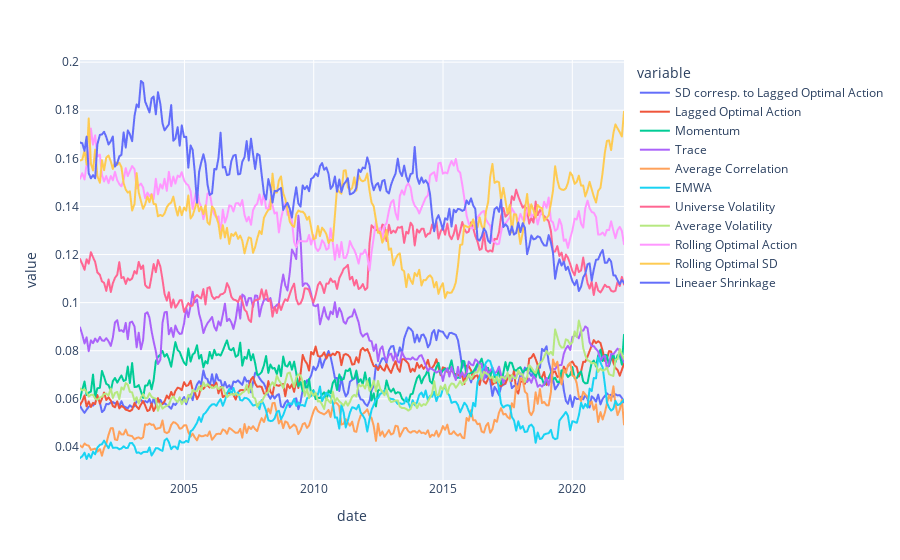

Notebook cell for this chart:
### Code cell
px.line(a.T)

### Figure 1 — Plotly figure (JSON) as saved in the notebook; plotly's stock layout.template omitted (floating-point values rounded to 4 significant figures; data arrays with more than 128 entries replaced by an {"elided": "..."} marker saying what was removed)
{"data": [{"hovertemplate": "variable=SD corresp. to Lagged Optimal Action<br>date=%{x}<br>value=%{y}<extra></extra>", "legendgroup": "SD corresp. to Lagged Optimal Action", "line": {"color": "#636efa", "dash": "solid"}, "marker": {"symbol": "circle"}, "mode": "lines", "name": "SD corresp. to Lagged Optimal Action", "showlegend": true, "type": "scattergl", "x": {"elided": "253 str values"}, "xaxis": "x", "y": {"elided": "253 float values"}, "yaxis": "y"}, {"hovertemplate": "variable=Lagged Optimal Action<br>date=%{x}<br>value=%{y}<extra></extra>", "legendgroup": "Lagged Optimal Action", "line": {"color": "#EF553B", "dash": "solid"}, "marker": {"symbol": "circle"}, "mode": "lines", "name": "Lagged Optimal Action", "showlegend": true, "type": "scattergl", "x": {"elided": "253 str values"}, "xaxis": "x", "y": {"elided": "253 float values"}, "yaxis": "y"}, {"hovertemplate": "variable=Momentum<br>date=%{x}<br>value=%{y}<extra></extra>", "legendgroup": "Momentum", "line": {"color": "#00cc96", "dash": "solid"}, "marker": {"symbol": "circle"}, "mode": "lines", "name": "Momentum", "showlegend": true, "type": "scattergl", "x": {"elided": "253 str values"}, "xaxis": "x", "y": {"elided": "253 float values"}, "yaxis": "y"}, {"hovertemplate": "variable=Trace<br>date=%{x}<br>value=%{y}<extra></extra>", "legendgroup": "Trace", "line": {"color": "#ab63fa", "dash": "solid"}, "marker": {"symbol": "circle"}, "mode": "lines", "name": "Trace", "showlegend": true, "type": "scattergl", "x": {"elided": "253 str values"}, "xaxis": "x", "y": {"elided": "253 float values"}, "yaxis": "y"}, {"hovertemplate": "variable=Average Correlation<br>date=%{x}<br>value=%{y}<extra></extra>", "legendgroup": "Average Correlation", "line": {"color": "#FFA15A", "dash": "solid"}, "marker": {"symbol": "circle"}, "mode": "lines", "name": "Average Correlation", "showlegend": true, "type": "scattergl", "x": {"elided": "253 str values"}, "xaxis": "x", "y": {"elided": "253 float values"}, "yaxis": "y"}, {"hovertemplate": "variable=EMWA<br>date=%{x}<br>value=%{y}<extra></extra>", "legendgroup": "EMWA", "line": {"color": "#19d3f3", "dash": "solid"}, "marker": {"symbol": "circle"}, "mode": "lines", "name": "EMWA", "showlegend": true, "type": "scattergl", "x": {"elided": "253 str values"}, "xaxis": "x", "y": {"elided": "253 float values"}, "yaxis": "y"}, {"hovertemplate": "variable=Universe Volatility<br>date=%{x}<br>value=%{y}<extra></extra>", "legendgroup": "Universe Volatility", "line": {"color": "#FF6692", "dash": "solid"}, "marker": {"symbol": "circle"}, "mode": "lines", "name": "Universe Volatility", "showlegend": true, "type": "scattergl", "x": {"elided": "253 str values"}, "xaxis": "x", "y": {"elided": "253 float values"}, "yaxis": "y"}, {"hovertemplate": "variable=Average Volatility<br>date=%{x}<br>value=%{y}<extra></extra>", "legendgroup": "Average Volatility", "line": {"color": "#B6E880", "dash": "solid"}, "marker": {"symbol": "circle"}, "mode": "lines", "name": "Average Volatility", "showlegend": true, "type": "scattergl", "x": {"elided": "253 str values"}, "xaxis": "x", "y": {"elided": "253 float values"}, "yaxis": "y"}, {"hovertemplate": "variable=Rolling Optimal Action<br>date=%{x}<br>value=%{y}<extra></extra>", "legendgroup": "Rolling Optimal Action", "line": {"color": "#FF97FF", "dash": "solid"}, "marker": {"symbol": "circle"}, "mode": "lines", "name": "Rolling Optimal Action", "showlegend": true, "type": "scattergl", "x": {"elided": "253 str values"}, "xaxis": "x", "y": {"elided": "253 float values"}, "yaxis": "y"}, {"hovertemplate": "variable=Rolling Optimal SD<br>date=%{x}<br>value=%{y}<extra></extra>", "legendgroup": "Rolling Optimal SD", "line": {"color": "#FECB52", "dash": "solid"}, "marker": {"symbol": "circle"}, "mode": "lines", "name": "Rolling Optimal SD", "showlegend": true, "type": "scattergl", "x": {"elided": "253 str values"}, "xaxis": "x", "y": {"elided": "253 float values"}, "yaxis": "y"}, {"hovertemplate": "variable=Lineaer Shrinkage<br>date=%{x}<br>value=%{y}<extra></extra>", "legendgroup": "Lineaer Shrinkage", "line": {"color": "#636efa", "dash": "solid"}, "marker": {"symbol": "circle"}, "mode": "lines", "name": "Lineaer Shrinkage", "showlegend": true, "type": "scattergl", "x": {"elided": "253 str values"}, "xaxis": "x", "y": {"elided": "253 float values"}, "yaxis": "y"}], "layout": {"legend": {"title": {"text": "variable"}, "tracegroupgap": 0}, "margin": {"t": 60}, "xaxis": {"anchor": "y", "domain": [0, 1], "title": {"text": "date"}}, "yaxis": {"anchor": "x", "domain": [0, 1], "title": {"text": "value"}}}}
